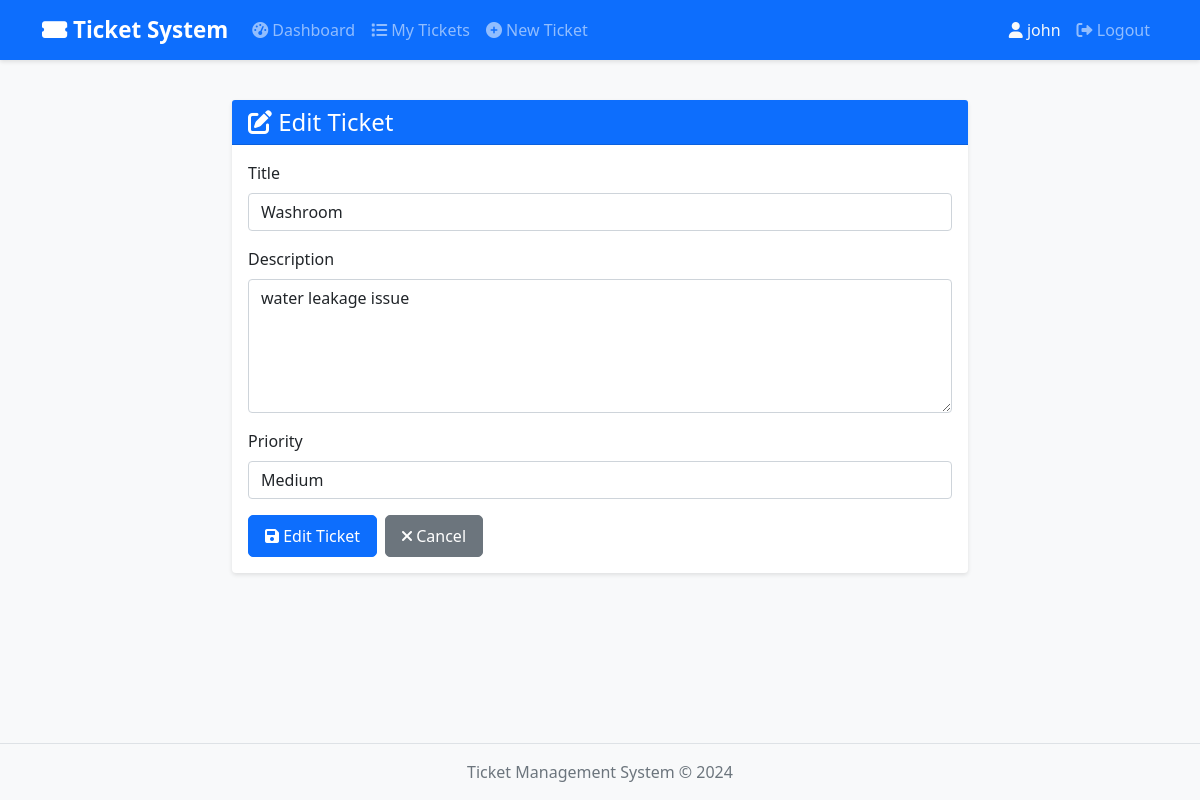
Page /tickets/6/edit/ (signed in) on the committed database.
### tickets/models.py (models this page shows, shortened)
class Ticket(models.Model):
    STATUS_CHOICES = [
        ('open', 'Open'),  # (value_in_db, display_name)
        ('in_progress', 'In Progress'),
        ('resolved', 'Resolved'),
        ('closed', 'Closed'),
    ]
    PRIORITY_CHOICES = [
        ('low', 'Low'),
        ('medium', 'Medium'),
        ('high', 'High'),
    ]
    title = models.CharField(max_length=200)
    description = models.TextField()
    status = models.CharField(
        max_length=20,
        choices=STATUS_CHOICES,
        default='open'
    )
    priority = models.CharField(
        max_length=10,
        choices=PRIORITY_CHOICES,
        default='medium'
    )
    created_by = models.ForeignKey(
        User,
        on_delete=models.CASCADE,
        related_name='tickets_created'
    )
    created_for = models.ForeignKey(
        User,
        on_delete=models.CASCADE,
        related_name='tickets_owned',
        null=True,
        blank=True
    )
    is_admin_created = models.BooleanField(default=False)
    created_at = models.DateTimeField(auto_now_add=True)
    updated_at = models.DateTimeField(auto_now=True)

### tickets/views.py (the view)
# urls.py: path('tickets/<int:ticket_id>/edit/', views.ticket_edit_view, name='ticket_edit'),
@login_required
def ticket_edit_view(request, ticket_id):
    ticket = get_object_or_404(Ticket, id=ticket_id)
    if not request.user.is_staff and ticket.created_for != request.user:
        messages.error(request, "You don't have permission to edit this ticket.")
        return redirect('ticket_list')
    if request.method == 'POST':
        form = TicketForm(request.POST, instance=ticket)
        if form.is_valid():
            form.save()
            messages.success(request, 'Ticket updated successfully!')
            if ticket.id:
                return redirect('ticket_detail', ticket_id=ticket.id)
            else:
                return redirect('ticket_list')
        else:
            messages.error(request, 'Please correct the errors below.')
    else:
        form = TicketForm(instance=ticket)
    return render(request, 'tickets/ticket_form.html', {
        'form': form,
        'action': 'Edit',
        'ticket': ticket
    })

### tickets/templates/tickets/ticket_form.html (shortened to what this page needs)
{% extends 'tickets/base.html' %}
{% block content %}
<div class="row justify-content-center">
    <div class="col-md-8">
        <div class="card">
            <div class="card-header bg-primary text-white">
                <h4 class="mb-0">
                    <i class="fas fa-{% if action == 'Create' %}plus-circle{% else %}edit{% endif %}"></i>
                    {{ action }} Ticket
                </h4>
            </div>
            <div class="card-body">
                <form method="post" novalidate>
                    {% for field in form %}
                        <div class="mb-3">
                            <label for="{{ field.id_for_label }}" class="form-label">
                                {{ field.label }}
                            </label>
                            {{ field }}
                        </div>
                    {% endfor %}
                    <div class="d-flex gap-2">
                        <button type="submit" class="btn btn-primary">
                            <i class="fas fa-save"></i> {{ action }} Ticket
                        </button>
                        <a href="{% if ticket %}{% url 'ticket_detail' ticket.id %}{% else %}{% url 'ticket_list' %}{% endif %}"
                           class="btn btn-secondary">
                            <i class="fas fa-times"></i> Cancel
                        </a>
                    </div>
                </form>
            </div>
        </div>
    </div>
</div>
{% endblock %}

### tickets/templates/tickets/base.html (shortened to what this page needs)
<!DOCTYPE html>
<html lang="en">
<head>
    <link href="https://cdn.jsdelivr.net/npm/bootstrap@5.1.3/dist/css/bootstrap.min.css" rel="stylesheet">
    <link rel="stylesheet" href="https://cdnjs.cloudflare.com/ajax/libs/font-awesome/6.0.0/css/all.min.css">
    {% load static %}
    <link rel="stylesheet" href="{% static 'tickets/css/style.css' %}">
</head>
<body>
    <nav class="navbar navbar-expand-lg navbar-dark bg-primary">
        <div class="container">
            <a class="navbar-brand" href="{% url 'dashboard' %}">
                <i class="fas fa-ticket-alt"></i> Ticket System
            </a>
            <div class="collapse navbar-collapse" id="navbarNav">
                <ul class="navbar-nav me-auto">
                    {% if user.is_authenticated %}
                        <li class="nav-item">
                            <a class="nav-link" href="{% url 'dashboard' %}">
                                <i class="fas fa-tachometer-alt"></i> Dashboard
                            </a>
                        </li>
                        <li class="nav-item">
                            <a class="nav-link" href="{% url 'ticket_list' %}">
                                <i class="fas fa-list"></i> My Tickets
                            </a>
                        </li>
                        <li class="nav-item">
                            <a class="nav-link" href="{% url 'ticket_create' %}">
                                <i class="fas fa-plus-circle"></i> New Ticket
                            </a>
                        </li>
                    {% endif %}
                </ul>
                <ul class="navbar-nav">
                    {% if user.is_authenticated %}
                        <li class="nav-item">
                            <span class="nav-link text-light">
                                <i class="fas fa-user"></i> {{ user.username }}
                            </span>
                        </li>
                        <li class="nav-item">
                            <a class="nav-link" href="{% url 'logout' %}">
                                <i class="fas fa-sign-out-alt"></i> Logout
                            </a>
                        </li>
                    {% endif %}
                </ul>
            </div>
        </div>
    </nav>
    <main class="container my-4">
        {% block content %}
        {% endblock %}
    </main>
    <footer class="bg-light text-center text-muted py-3 mt-5">
        <div class="container">
            <p class="mb-0">Ticket Management System &copy; 2024</p>
        </div>
    </footer>
</body>
</html>

### tickets/static/tickets/style.css (style rules this page uses)
body { background-color: #f8f9fa; min-height: 100vh; display: flex; flex-direction: column; }
main { flex: 1; }
.card { transition: transform 0.2s, box-shadow 0.2s; border: none; box-shadow: 0 2px 4px rgba(0,0,0,0.1); }
.btn { border-radius: 5px; padding: 0.5rem 1rem; font-weight: 500; transition: all 0.2s; }
.navbar { box-shadow: 0 2px 4px rgba(0,0,0,0.1); }
.navbar-brand { font-weight: bold; font-size: 1.4rem; }
footer { margin-top: auto; border-top: 1px solid #dee2e6; }

### rows in the picture
Ticket: form "Washroom" "water leakage issue" "Medium"

### other values in the picture
{{ user.username }} "john"
{{ action }} "Edit"
{{ field.label }} "Title" "Description" "Priority"
